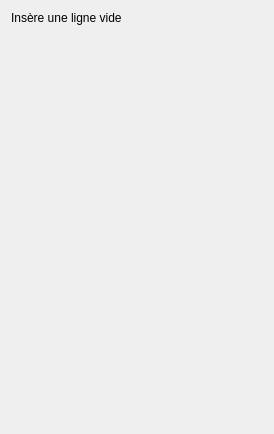
<?xml version="1.0" encoding="UTF-8"?>
<ui version="4.0">
 <class>WidgetEmptyLine</class>
 <widget class="QWidget" name="WidgetEmptyLine">
  <property name="geometry">
   <rect>
    <x>0</x>
    <y>0</y>
    <width>274</width>
    <height>434</height>
   </rect>
  </property>
  <property name="sizePolicy">
   <sizepolicy hsizetype="Fixed" vsizetype="Expanding">
    <horstretch>0</horstretch>
    <verstretch>0</verstretch>
   </sizepolicy>
  </property>
  <property name="windowTitle">
   <string>Form</string>
  </property>
  <layout class="QVBoxLayout" name="verticalLayout">
   <item>
    <widget class="QLabel" name="label">
     <property name="text">
      <string>Insère une ligne vide</string>
     </property>
    </widget>
   </item>
   <item>
    <spacer name="verticalSpacer">
     <property name="orientation">
      <enum>Qt::Vertical</enum>
     </property>
     <property name="sizeHint" stdset="0">
      <size>
       <width>20</width>
       <height>40</height>
      </size>
     </property>
    </spacer>
   </item>
  </layout>
 </widget>
 <resources/>
 <connections/>
</ui>
